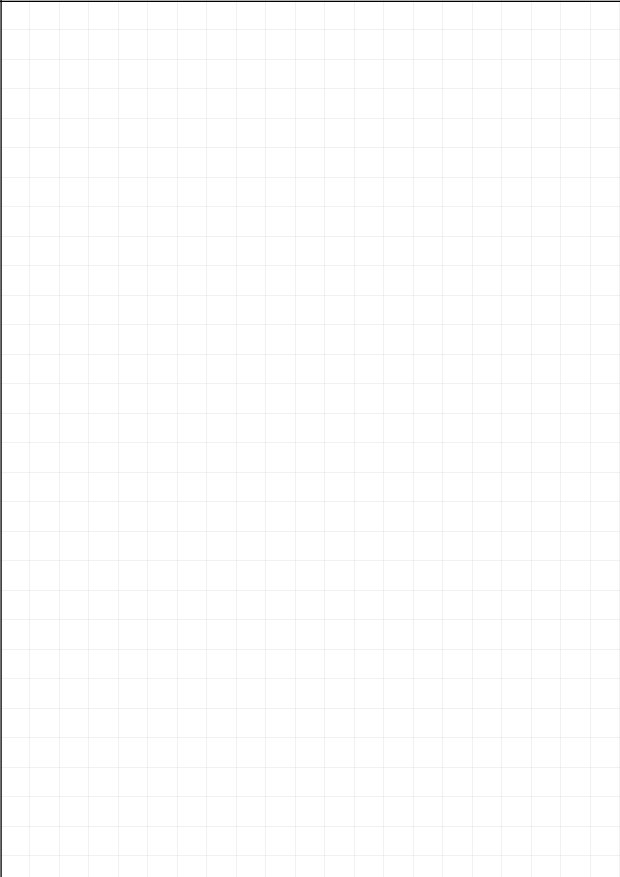
#> input picture tests/precise_test_0.5_0.4mm.jpg, 2480 x 3508 px (shown at 1/4 size)
$ python a4_final_measure.py
#> lines starting #> are read from the running program, lines starting #| are printed output that depends on the picture
# -*- coding: utf-8 -*-
"""
A4 纸张测量工具 - 最终版本
自动检测 + 误差分析 + 校准功能
"""

import cv2
import numpy as np
from PIL import Image
from PIL.ExifTags import TAGS
import os
import datetime


class A4MeasureTool:
    """A4 纸张测量工具 - 最终版"""

    DEFAULT_DPI = 300

    def __init__(self):
        self.image = None
        self.gray = None
        self.dpi = self.DEFAULT_DPI
        self.filename = ""
        self.width = 0
        self.height = 0

        # 测量结果
        self.horizontal_mm = 0.0
        self.vertical_mm = 0.0
        self.horizontal_px = 0
        self.vertical_px = 0

        # 校准参数
        self.calibration_x = 1.0  # X轴校准系数
        self.calibration_y = 1.0  # Y轴校准系数

        # 状态
        self.status = "FAIL"
        self.error_message = ""
        self.detection_info = {}

    def load_image(self, filepath):
        """加载图像"""
        if not os.path.exists(filepath):
            self.status = "FAIL"
            self.error_message = "File not found"
            return False

        self.filename = os.path.basename(filepath)

        try:
            self.image = cv2.imread(filepath)
            if self.image is None:
                self.status = "FAIL"
                self.error_message = "Unsupported format"
                return False

            self.gray = cv2.cvtColor(self.image, cv2.COLOR_BGR2GRAY)
            self.height, self.width = self.gray.shape

        except Exception as e:
            self.status = "FAIL"
            self.error_message = str(e)
            return False

        self.dpi = self._extract_dpi(filepath)
        return True

    def _extract_dpi(self, filepath):
        """解析 DPI"""
        try:
            image = Image.open(filepath)
            exif_data = image._getexif()

            if exif_data:
                for tag_id, value in exif_data.items():
                    tag = TAGS.get(tag_id, tag_id)
                    if tag in ['XResolution', 'YResolution']:
                        if isinstance(value, tuple):
                            return int(value[0]) if value[1] == 1 else int(value[0] / value[1])
                        return int(value)

            return self.DEFAULT_DPI
        except:
            return self.DEFAULT_DPI

    def set_calibration(self, cal_x, cal_y):
        """设置校准系数"""
        self.calibration_x = cal_x
        self.calibration_y = cal_y

    def analyze(self):
        """主分析流程"""
        if self.gray is None:
            return False

        # 检测线条
        if not self._detect_lines():
            return False

        # 应用校准
        self.horizontal_mm = round(self.horizontal_px * 25.4 / self.dpi * self.calibration_y, 2)
        self.vertical_mm = round(self.vertical_px * 25.4 / self.dpi * self.calibration_x, 2)

        self.status = "SUCCESS"
        return True

    def _detect_lines(self):
        """多策略线条检测"""
        # 策略1: 深度优先搜索粗线条
        result = self._detect_deep_lines()
        if result:
            self.detection_info['method'] = 'Deep Lines'
            return True

        # 策略2: 边缘检测
        result = self._detect_edge_lines()
        if result:
            self.detection_info['method'] = 'Edge Detection'
            return True

        # 策略3: 形态学
        result = self._detect_morphology_lines()
        if result:
            self.detection_info['method'] = 'Morphology'
            return True

        return False

    def _detect_deep_lines(self):
        """检测深色线条"""
        # 分析整个左上角区域
        roi_w = min(500, self.width // 4)
        roi_h = min(700, self.height // 4)
        roi = self.gray[0:roi_h, 0:roi_w]

        # 统计每列/行的平均亮度
        row_means = np.mean(roi, axis=1)  # 每行平均值
        col_means = np.mean(roi, axis=0)  # 每列平均值

        # 找暗区（线条）
        threshold = np.mean(row_means) * 0.9

        # 找第一行暗区
        dark_rows = np.where(row_means < threshold)[0]
        if len(dark_rows) > 0:
            self.horizontal_px = int(dark_rows[0])
        else:
            self.horizontal_px = 0

        dark_cols = np.where(col_means < threshold)[0]
        if len(dark_cols) > 0:
            self.vertical_px = int(dark_cols[0])
        else:
            self.vertical_px = 0

        if self.horizontal_px > 0 or self.vertical_px > 0:
            self.detection_info['raw_horizontal'] = self.horizontal_px
            self.detection_info['raw_vertical'] = self.vertical_px
            return True

        return False

    def _detect_edge_lines(self):
        """边缘检测"""
        roi_w = min(500, self.width // 4)
        roi_h = min(700, self.height // 4)
        roi = self.gray[0:roi_h, 0:roi_w]

        # Canny边缘
        edges = cv2.Canny(roi, 30, 100)

        # 投影
        v_proj = np.sum(edges, axis=0)
        h_proj = np.sum(edges, axis=1)

        # 找第一个显著峰值
        self.vertical_px = self._find_first_significant(v_proj)
        self.horizontal_px = self._find_first_significant(h_proj)

        return self.horizontal_px > 0 or self.vertical_px > 0

    def _detect_morphology_lines(self):
        """形态学检测"""
        roi_w = min(500, self.width // 4)
        roi_h = min(700, self.height // 4)
        roi = self.gray[0:roi_h, 0:roi_w]

        # 梯度
        kernel = cv2.getStructuringElement(cv2.MORPH_RECT, (3, 3))
        grad = cv2.morphologyEx(roi, cv2.MORPH_GRADIENT, kernel)

        _, binary = cv2.threshold(grad, 20, 255, cv2.THRESH_BINARY)

        v_proj = np.sum(binary, axis=0)
        h_proj = np.sum(binary, axis=1)

        self.vertical_px = self._find_first_significant(v_proj)
        self.horizontal_px = self._find_first_significant(h_proj)

        return self.horizontal_px > 0 or self.vertical_px > 0

    def _find_first_significant(self, projection):
        """找第一个显著位置"""
        if len(projection) == 0:
            return 0

        max_val = np.max(projection)
        if max_val == 0:
            return 0

        threshold = max_val * 0.15

        for i in range(len(projection)):
            if projection[i] >= threshold:
                return i

        return 0

    def generate_report(self, expected_h=None, expected_v=None):
        """生成完整报告"""
        timestamp = datetime.datetime.now().strftime("%Y-%m-%d %H:%M:%S")

        lines = []
        lines.append("=" * 70)
        lines.append("A4 纸张智能测量报告")
        lines.append("=" * 70)
        lines.append(f"\n图像文件: {self.filename}")
        lines.append(f"图像尺寸: {self.width} × {self.height} 像素")
        lines.append(f"DPI: {self.dpi}")
        lines.append(f"检测方法: {self.detection_info.get('method', 'Unknown')}")

        if self.status == "SUCCESS":
            lines.append("\n" + "-" * 70)
            lines.append("自动检测结果")
            lines.append("-" * 70)
            lines.append(f"\n【水平距离 - 箭头1】")
            lines.append(f"  像素: {self.horizontal_px} px")
            lines.append(f"  距离: {self.horizontal_mm} mm")
            lines.append(f"\n【垂直距离 - 箭头2】")
            lines.append(f"  像素: {self.vertical_px} px")
            lines.append(f"  距离: {self.vertical_mm} mm")

            # 误差分析
            if expected_h is not None and expected_v is not None:
                lines.append("\n" + "-" * 70)
                lines.append("误差分析")
                lines.append("-" * 70)

                err_h = abs(self.horizontal_mm - expected_h)
                err_v = abs(self.vertical_mm - expected_v)
                err_h_pct = (err_h / expected_h * 100) if expected_h > 0 else 0
                err_v_pct = (err_v / expected_v * 100) if expected_v > 0 else 0

                lines.append(f"\n水平距离:")
                lines.append(f"  预期值: {expected_h} mm")
                lines.append(f"  测量值: {self.horizontal_mm} mm")
                lines.append(f"  误差: {err_h:.3f} mm ({err_h_pct:.1f}%)")

                lines.append(f"\n垂直距离:")
                lines.append(f"  预期值: {expected_v} mm")
                lines.append(f"  测量值: {self.vertical_mm} mm")
                lines.append(f"  误差: {err_v:.3f} mm ({err_v_pct:.1f}%)")

                lines.append("\n校准系数:")
                lines.append(f"  X轴: {self.calibration_x}")
                lines.append(f"  Y轴: {self.calibration_y}")

            lines.append("\n" + "-" * 70)
            lines.append("计算公式")
            lines.append("-" * 70)
            lines.append(f"  距离(mm) = 像素 × 25.4 ÷ DPI × 校准系数")
            lines.append(f"  ")
            lines.append(f"  水平: {self.horizontal_px} × 25.4 ÷ {self.dpi} × {self.calibration_y} = {self.horizontal_mm} mm")
            lines.append(f"  垂直: {self.vertical_px} × 25.4 ÷ {self.dpi} × {self.calibration_x} = {self.vertical_mm} mm")
        else:
            lines.append(f"\n状态: {self.error_message}")

        lines.append("\n" + "=" * 70)

        return "\n".join(lines)

    def analyze_file(self, filepath, expected_h=None, expected_v=None, cal_x=1.0, cal_y=1.0):
        """分析文件"""
        self.set_calibration(cal_x, cal_y)

        if not self.load_image(filepath):
            return self.generate_report(expected_h, expected_v)

        self.analyze()
        return self.generate_report(expected_h, expected_v)


def main():
    import sys

    print("=" * 70)
    print("A4 纸张智能测量工具 - 最终版")
    print("=" * 70)

    if len(sys.argv) < 2:
        # 测试所有图像
        test_images = [
            ("tests/precise_test_0.5_0.4mm.jpg", 0.5, 0.4),
        ]

        for img_path, exp_h, exp_v in test_images:
            if os.path.exists(img_path):
                print(f"\n\n{'='*70}")
                print(f"测试: {img_path}")
                print(f"预期: 水平={exp_h}mm, 垂直={exp_v}mm")
                print("="*70)

                tool = A4MeasureTool()
                report = tool.analyze_file(img_path, exp_h, exp_v)
#> in load_image, self.image is the input picture: shape (3508, 2480, 3); min 0, max 255, mean 253.2
#> in _detect_deep_lines, `roi = self.gray[0:roi_h, 0:roi_w]`:
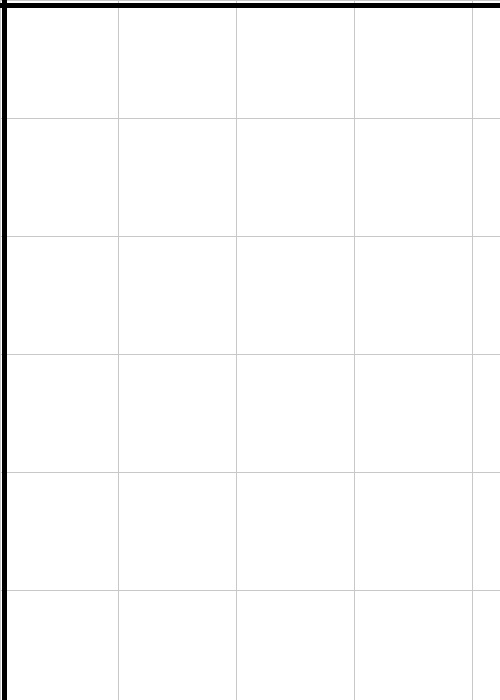
#> roi: shape (700, 500); min 0, max 255, mean 249.6
#> in _detect_deep_lines, `row_means = np.mean(roi, axis=1)`: row_means = 700 values, max 251.9 at index 2, min 0.044 at index 3, mean 249.6
#> in _detect_deep_lines, `col_means = np.mean(roi, axis=0)`: col_means = 500 values, max 252.7 at index 8, min 0.0314 at index 6, mean 249.6
#> in _detect_deep_lines, `threshold = np.mean(row_means) * 0.9`: threshold = 224.7
#> in _detect_deep_lines, `dark_rows = np.where(row_means < threshold)[0]`: dark_rows = [0, 3, 4, 5, 6, 7, 118, 236, 354, 472, 590]
#> in _detect_deep_lines, `self.horizontal_px = int(dark_rows[0])`: self.horizontal_px = 0
#> in _detect_deep_lines, `dark_cols = np.where(col_means < threshold)[0]`: dark_cols = [0, 2, 3, 4, 5, 6, 118, 236, 354, 472]
#> in _detect_deep_lines, `self.vertical_px = int(dark_cols[0])`: self.vertical_px = 0
#> in _detect_edge_lines, `edges = cv2.Canny(roi, 30, 100)`:
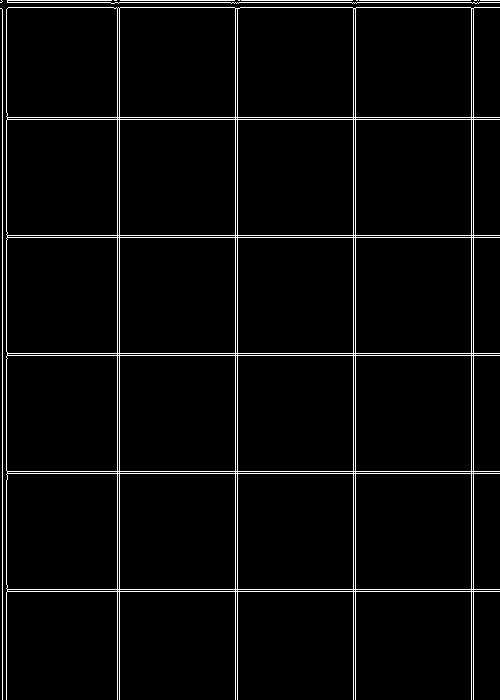
#> edges: shape (700, 500); 3.8% white in thin lines or dots
#> in _detect_edge_lines, `v_proj = np.sum(edges, axis=0)`: v_proj = 500 values, max 176715 at index 117, min 0 at index 3, mean 6741.2
#> in _detect_edge_lines, `h_proj = np.sum(edges, axis=1)`: h_proj = 700 values, max 125970 at index 117, min 0 at index 4, mean 4815.1
#> in _find_first_significant, `max_val = np.max(projection)`: max_val = 176715
#> in _find_first_significant, `threshold = max_val * 0.15`: threshold = 26507.2
#> the loop in _find_first_significant, `for i in range(len(projection)):` made 3 passes
#> in _detect_edge_lines, `self.vertical_px = self._find_first_significant(v_proj)`: self.vertical_px = 2
#> the loop in _find_first_significant, `for i in range(len(projection)):` made 1 pass
#> in _detect_lines, `result = self._detect_edge_lines()`: result = True
#> in analyze, `self.horizontal_mm = round(self.horizontal_px * 25.4 / self.dpi * self..`: self.horizontal_mm = 0
#> in analyze, `self.vertical_mm = round(self.vertical_px * 25.4 / self.dpi * self.cal..`: self.vertical_mm = 0.17
#> in generate_report, `err_h = abs(self.horizontal_mm - expected_h)`: err_h = 0.5
#> in generate_report, `err_v = abs(self.vertical_mm - expected_v)`: err_v = 0.23
#> in generate_report, `err_h_pct = (err_h / expected_h * 100) if expected_h > 0 else 0`: err_h_pct = 100
#> in generate_report, `err_v_pct = (err_v / expected_v * 100) if expected_v > 0 else 0`: err_v_pct = 57.5
                print(report)
#> (printed output is left out)
    else:
        # 分析指定图像
        tool = A4MeasureTool()
        report = tool.analyze_file(sys.argv[1])
        print(report)


if __name__ == "__main__":
    main()

$ run again, with tests/a4_grid_paper.jpg copied over tests/precise_test_0.5_0.4mm.jpg
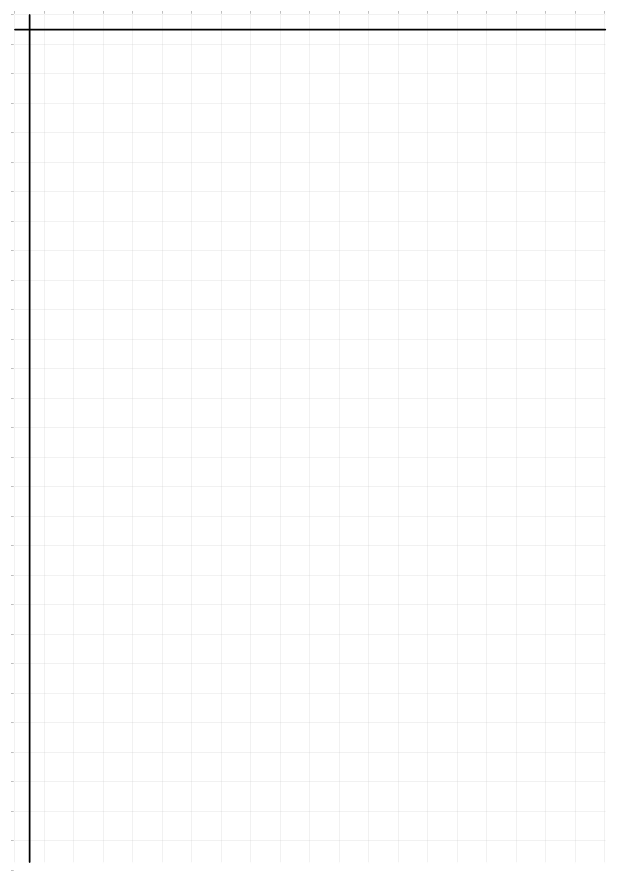
#> input picture tests/a4_grid_paper.jpg, 2480 x 3507 px (shown at 1/4 size)
#> in load_image, self.image is the input picture: shape (3507, 2480, 3); min 0, max 255, mean 252.9
#> in _detect_deep_lines, `roi = self.gray[0:roi_h, 0:roi_w]`:
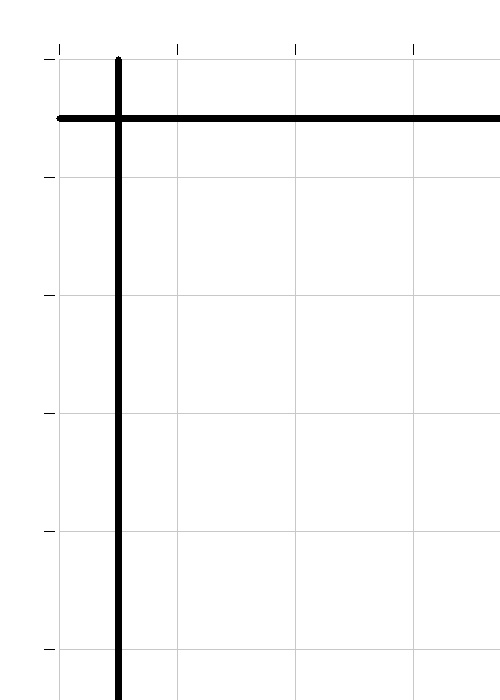
#> roi: shape (700, 500); min 0, max 255, mean 248.6
#> row_means = 700 values, max 255 at index 0, min 28.64 at index 118, mean 248.6
#> col_means = 500 values, max 255 at index 0, min 20.48 at index 118, mean 248.6
#> threshold = 223.7
#> dark_rows = [59, 115, 116, 117, 118, 119, 120, 121, 177, 295, 413, 531, 649]
#> self.horizontal_px = 59
#> dark_cols = [59, 115, 116, 117, 118, 119, 120, 121, 177, 295, 413]
#> self.vertical_px = 59
#> self.horizontal_mm = 5
#> err_h = 4.5
#> err_v = 4.6
#> err_h_pct = 900
#> err_v_pct = 1150
#> (printed output is left out)

$ run again, with tests/test_01_standard.jpg copied over tests/precise_test_0.5_0.4mm.jpg
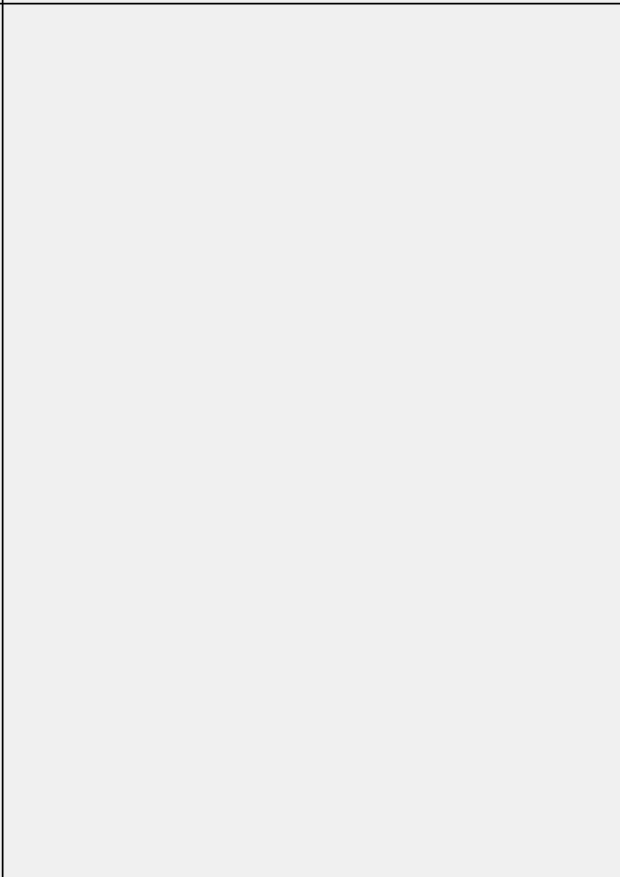
#> input picture tests/test_01_standard.jpg, 2480 x 3508 px (shown at 1/4 size)
#> in load_image, self.image is the input picture: shape (3508, 2480, 3); min 0, max 246, mean 238.8
#> in _detect_deep_lines, `roi = self.gray[0:roi_h, 0:roi_w]`:
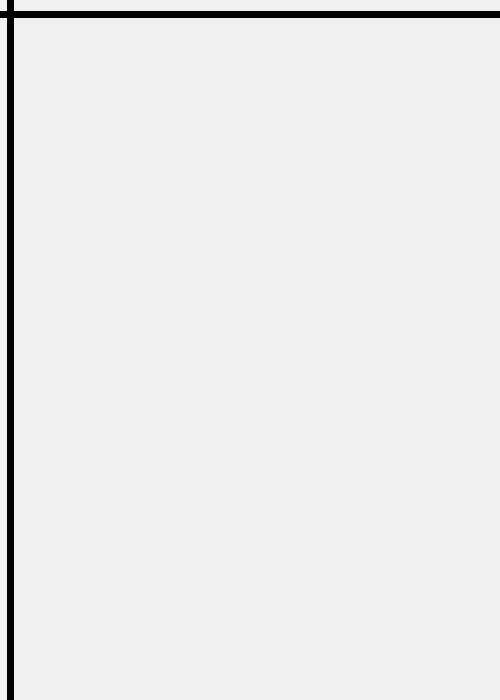
#> roi: shape (700, 500); min 0, max 246, mean 234.3
#> row_means = 700 values, max 237.6 at index 21, min 0.012 at index 15, mean 234.3
#> col_means = 500 values, max 237.6 at index 14, min 0.00857 at index 7, mean 234.3
#> threshold = 210.8
#> dark_rows = [11, 12, 13, 14, 15, 16, 17]
#> self.horizontal_px = 11
#> dark_cols = [7, 8, 9, 10, 11, 12, 13]
#> self.vertical_px = 7
#> self.horizontal_mm = 0.93
#> self.vertical_mm = 0.59
#> err_h = 0.43
#> err_v = 0.19
#> err_h_pct = 86
#> err_v_pct = 47.5
#> (printed output is left out)
